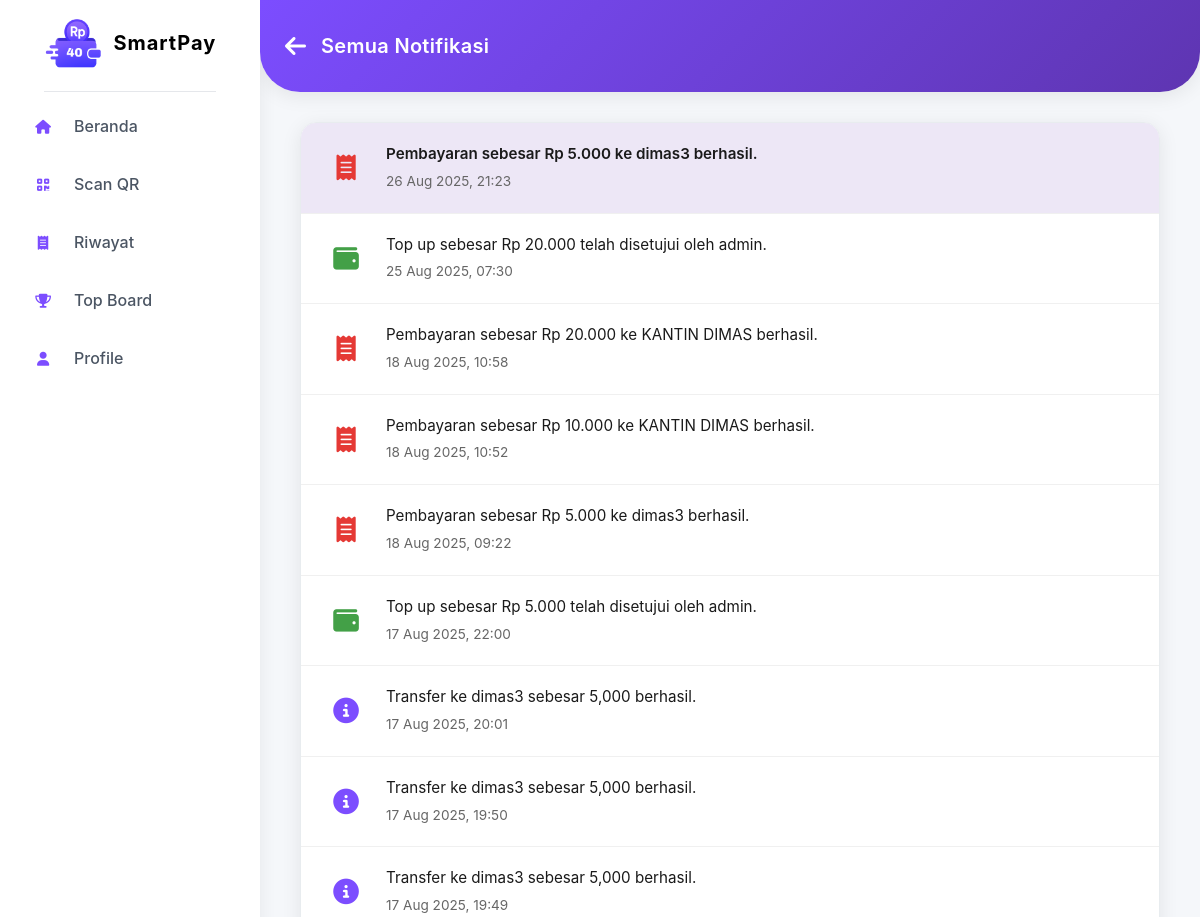
The page /detail_notif (signed in, upper part) on the database as committed earlier.
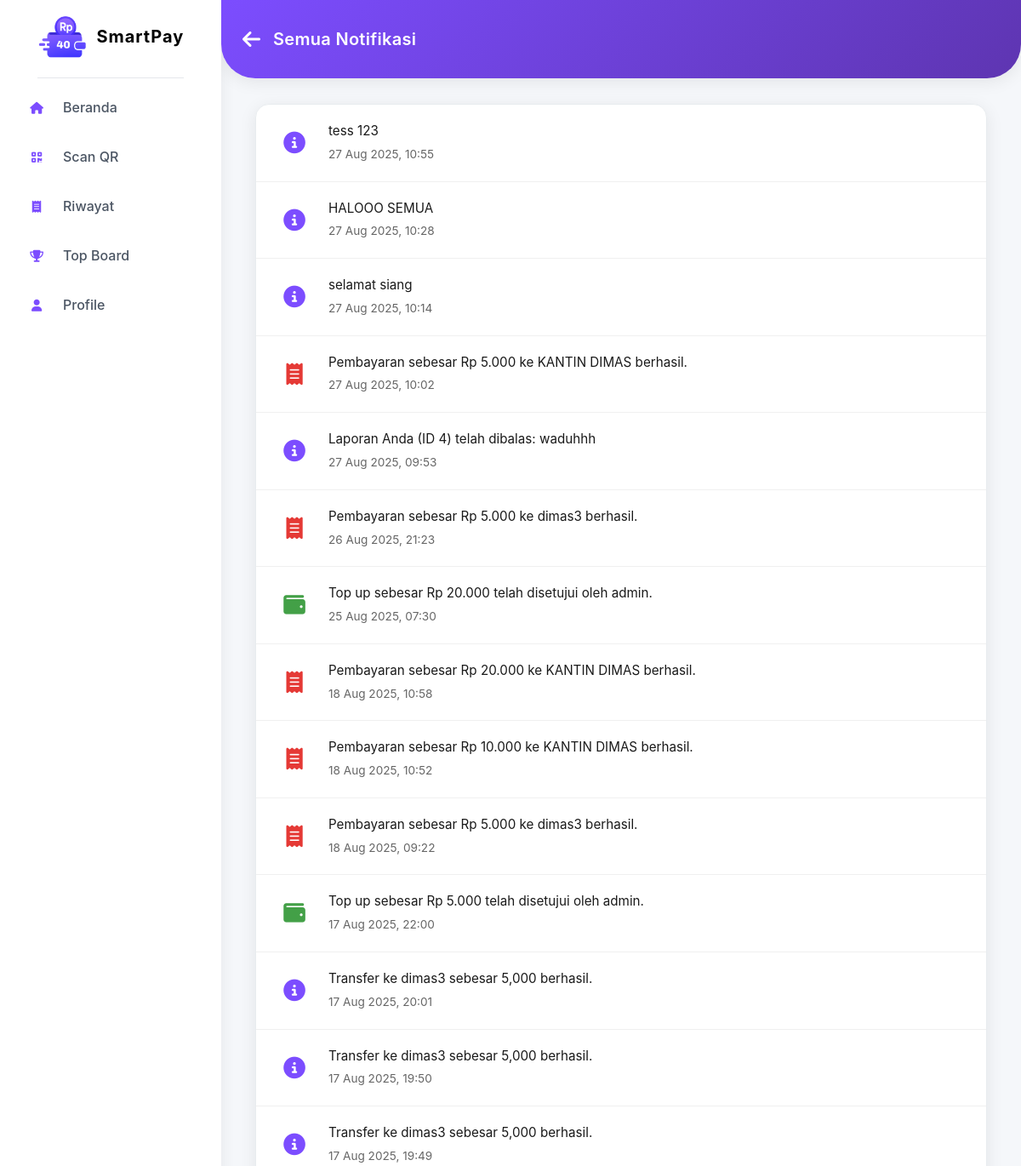
The same page on the database as committed later.
### app.py (models this page shows, shortened)
class Notification(db.Model):
    id = db.Column(db.Integer, primary_key=True)
    user_id = db.Column(db.Integer, db.ForeignKey(
        'user.id'), nullable=False, index=True)  # Penerima notif
    message = db.Column(db.String(255), nullable=False)  # Isi pesan notifikasi
    timestamp = db.Column(db.DateTime, nullable=False,
                          default=datetime.utcnow, index=True)  # Waktu notif dibuat
    is_read = db.Column(db.Boolean, nullable=False, default=False)
    related_link = db.Column(db.String(200), nullable=True)
    image_filename = db.Column(db.String(200), nullable=True)
    is_broadcast = db.Column(db.Boolean, nullable=False, default=False)
    user = db.relationship('User', backref=db.backref(
        'notifications', lazy='dynamic', order_by='Notification.timestamp.desc()'))

### app.py (the view)
@app.route('/detail_notif')
@login_required
def detail_notif():
    if current_user.role != 'siswa':
        flash("Halaman ini hanya untuk siswa.", "danger")
        return redirect(url_for('dashboard'))
    all_notifications = current_user.notifications.all()
    return render_template('/siswa/detail_notif.html', notifications=all_notifications, active_page='detail_notif')

### app.py (called while the page is built)
def format_wib(dt, fmt='%d %b %Y, %H:%M'):
    if not dt:
        return ''
    if dt.tzinfo is None:
        try:
            dt = utc_tz.localize(dt)
        except Exception:
            dt = dt.replace(tzinfo=utc_tz)
    dt_wib = dt.astimezone(wib_tz)
    return dt_wib.strftime(fmt)

@login_manager.user_loader
def load_user(user_id):
    return User.query.get(int(user_id))

def get_app_config():
    cfg = AppConfig.query.first()
    if not cfg:
        cfg = AppConfig(app_locked=False, lock_message='Belum jam istirahat')
        db.session.add(cfg)
        db.session.commit()
    return cfg

@app.context_processor
def inject_app_lock():
    cfg = None
    try:
        cfg = get_app_config()
    except Exception:
        cfg = None
    return {
        'app_locked': cfg.app_locked if cfg else False,
        'app_lock_message': cfg.lock_message if cfg else 'Layanan terkunci'
    }

@app.context_processor
def inject_now():
    return {'now': datetime.utcnow()}

### templates/siswa/detail_notif.html (shortened to what this page needs)
{% extends 'base_siswa.html' %}
{% block content %}
<!DOCTYPE html>
<html lang="id">
<head>
    <link rel="stylesheet" href="https://cdnjs.cloudflare.com/ajax/libs/font-awesome/6.4.0/css/all.min.css">
</head>
<body>
    <div class="page-header">
        <a href="{{ url_for('dashboard') }}" class="back-link" title="Kembali"><i class="fas fa-arrow-left"></i></a>
        <h1>Semua Notifikasi</h1>
    </div>
    <div class="container">
        {% if notifications %}
            <ul class="notification-list-full">
                {% for notif in notifications %}
                    <li class="notif-item {% if not notif.is_read %}unread{% endif %}">
                        <div class="notif-icon {% if 'Pembayaran' in notif.message %}payment{% elif 'Top up' in notif.message %}topup{% endif %}">
                            {% if 'Pembayaran' in notif.message %} <i class="fas fa-receipt"></i>
                            {% elif 'Top up' in notif.message %} <i class="fas fa-wallet"></i>
                            {% else %} <i class="fas fa-info-circle"></i>
                            {% endif %}
                        </div>
                        <div class="notif-content">
                            <p class="notif-message">{{ notif.message }}</p>
                            <small class="notif-time">{{ notif.timestamp | wib }}</small>
                        </div>
                    </li>
                {% endfor %}
            </ul>
        {% else %}
            <p class="no-notifications">Anda belum memiliki notifikasi.</p>
        {% endif %}
    </div>
</body>
</html>
{% endblock %}

Rows that differ between the two databases and show on the page:
added Notification: message "tess 123", timestamp|wib "27 Aug 2025, 10:55"
added Notification: message "HALOOO SEMUA", timestamp|wib "27 Aug 2025, 10:28"
added Notification: message "selamat siang", timestamp|wib "27 Aug 2025, 10:14"
added Notification: message "Pembayaran sebesar Rp 5.000 ke KANTIN DIMAS berhasil.", timestamp|wib "27 Aug 2025, 10:02"
added Notification: message "Laporan Anda (ID 4) telah dibalas: waduhhh", timestamp|wib "27 Aug 2025, 09:53"
changed Notification "26 Aug 2025, 21:23": is_read False → True (drawn)
